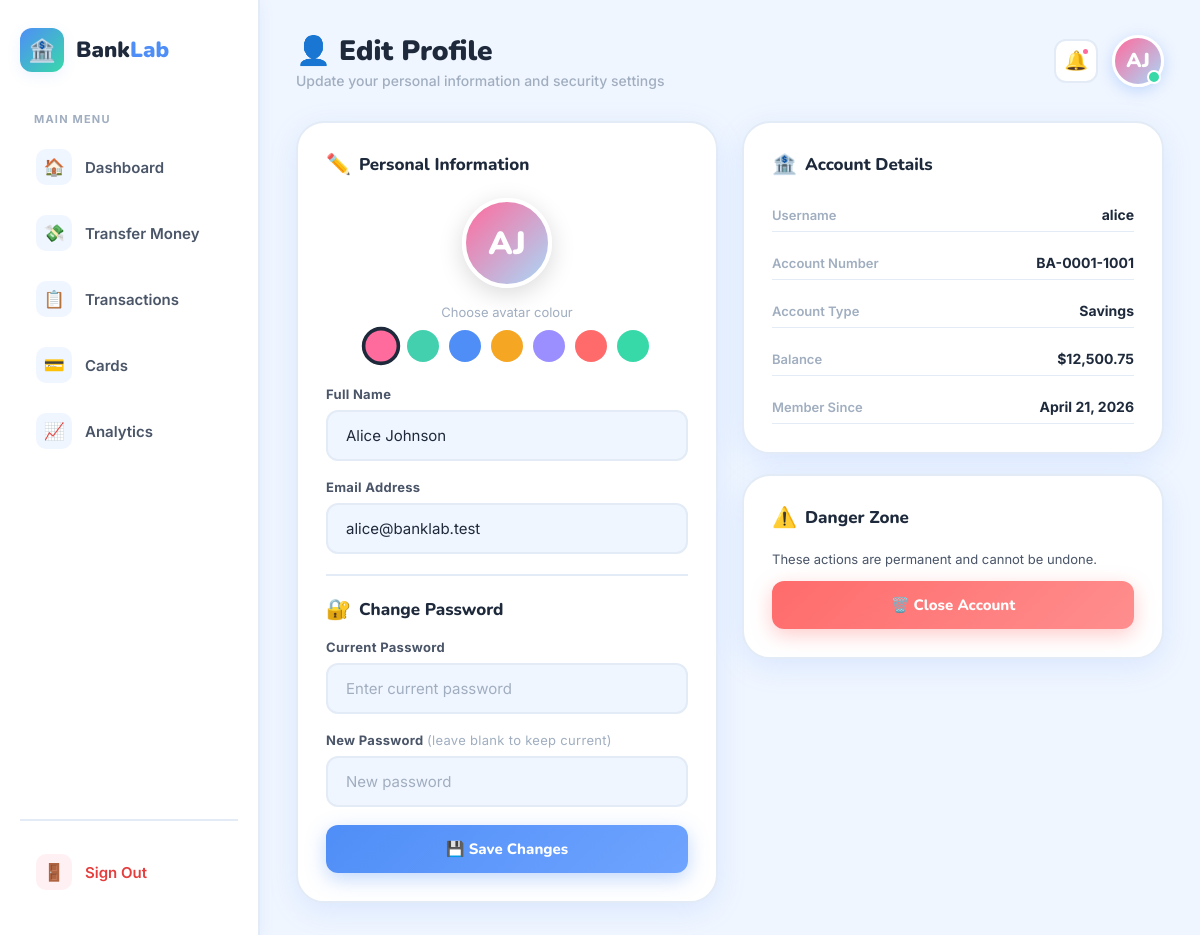
The app's page /profile.php (signed in) with its own data.
### tables this page shows
CREATE TABLE IF NOT EXISTS users (
    id INT AUTO_INCREMENT PRIMARY KEY,
    username VARCHAR(100) NOT NULL,
    password VARCHAR(100) NOT NULL,
    full_name VARCHAR(150) NOT NULL,
    email VARCHAR(150) NOT NULL,
    avatar_color VARCHAR(20) DEFAULT '#6C63FF',
    created_at TIMESTAMP DEFAULT CURRENT_TIMESTAMP
);

### profile.php (the view, shortened to what this page needs)
<?php
require_once 'db.php';
$user_id    = $_SESSION['user_id'];
$account_id = $_SESSION['account_id'];
$user = mysqli_fetch_assoc(mysqli_query($conn, "SELECT * FROM users WHERE id = $user_id"));
$acc  = mysqli_fetch_assoc(mysqli_query($conn, "SELECT * FROM accounts WHERE id = $account_id"));
$initials = strtoupper(substr($user['full_name'], 0, 1))
          . strtoupper(explode(' ', $user['full_name'])[1][0] ?? '');
$avatar_colors = ['#FF6B9D','#43D0AE','#4F8EF7','#F5A623','#9B8FFF','#FF6B6B','#38D9A9'];
?>
<!DOCTYPE html>
<html lang="en">
<head>
<link rel="stylesheet" href="assets/style.css"/>
</head>
<body>
<div class="page-wrap">
  <aside class="sidebar">
    <div class="logo"><div class="logo-icon">🏦</div><div class="logo-text">Bank<span>Lab</span></div></div>
    <p class="nav-label">Main Menu</p>
    <a href="dashboard.php?account_id=<?= $account_id ?>" class="nav-link"><div class="nav-icon">🏠</div> Dashboard</a>
    <a href="transfer.php" class="nav-link"><div class="nav-icon">💸</div> Transfer Money</a>
    <a href="transactions.php?account_id=<?= $account_id ?>" class="nav-link"><div class="nav-icon">📋</div> Transactions</a>
    <a href="cards.php" class="nav-link"><div class="nav-icon">💳</div> Cards</a>
    <a href="analytics.php" class="nav-link"><div class="nav-icon">📈</div> Analytics</a>
    <div class="sidebar-footer">
      <a href="logout.php" class="nav-link" style="color:#E53E3E;"><div class="nav-icon" style="background:#FFF0F3;">🚪</div> Sign Out</a>
    </div>
  </aside>
  <main class="main-content">
    <div class="topbar">
      <div>
        <div class="topbar-title">👤 Edit Profile</div>
        <div class="topbar-subtitle">Update your personal information and security settings</div>
      </div>
      <div class="topbar-right">
        <div class="notif-btn" onclick="window.location='notifications.php'" title="Notifications">🔔<div class="notif-dot"></div></div>
        <div class="avatar" style="background:linear-gradient(135deg,<?= htmlspecialchars($user['avatar_color']) ?>,#A8D8F8);">
          <?= $initials ?><div class="avatar-badge"></div>
        </div>
      </div>
    </div>
    <div class="two-col">
      <div class="card fade-in">
        <div class="card-title"><span class="card-icon">✏️</span> Personal Information</div>
        <div style="text-align:center;margin-bottom:24px;">
          <div class="avatar-lg" id="avatarPreview" style="background:linear-gradient(135deg,<?= htmlspecialchars($user['avatar_color']) ?>,#A8D8F8);">
            <?= $initials ?>
          </div>
          <p style="font-size:13px;color:var(--slate-light);margin-bottom:10px;">Choose avatar colour</p>
          <div style="display:flex;gap:10px;justify-content:center;flex-wrap:wrap;">
            <?php foreach ($avatar_colors as $col): ?>
            <div class="color-swatch <?= $col === $user['avatar_color'] ? 'selected' : '' ?>"
                 style="background:<?= $col ?>;"
                 data-color="<?= $col ?>"
                 onclick="pickColor(this)"></div>
            <?php endforeach; ?>
          </div>
        </div>
        <form method="POST" action="profile.php">
          <div class="form-group">
            <label class="form-label">Full Name</label>
            <input type="text" name="full_name" class="form-input"
                   value="<?= htmlspecialchars($user['full_name']) ?>" required/>
          </div>
          <div class="form-group">
            <label class="form-label">Email Address</label>
            <input type="email" name="email" class="form-input"
                   value="<?= htmlspecialchars($user['email']) ?>" required/>
          </div>
          <hr class="divider"/>
          <div class="card-title" style="margin-bottom:16px;"><span class="card-icon">🔐</span> Change Password</div>
          <div class="form-group">
            <label class="form-label">Current Password</label>
            <input type="password" name="cur_pass" class="form-input"
                   placeholder="Enter current password" required/>
          </div>
          <div class="form-group">
            <label class="form-label">New Password <span style="color:var(--slate-light);font-weight:400;">(leave blank to keep current)</span></label>
            <input type="password" name="new_pass" class="form-input" placeholder="New password"/>
          </div>
          <button type="submit" class="btn btn-primary btn-full">💾 Save Changes</button>
        </form>
      </div>
      <div style="display:flex;flex-direction:column;gap:20px;">
        <div class="card fade-in">
          <div class="card-title"><span class="card-icon">🏦</span> Account Details</div>
          <div style="display:flex;flex-direction:column;gap:14px;">
            <?php $rows = [
              ['label'=>'Username',       'value'=>$user['username']],
              ['label'=>'Account Number', 'value'=>$acc['account_number']],
              ['label'=>'Account Type',   'value'=>$acc['account_type']],
              ['label'=>'Balance',        'value'=>'$'.number_format($acc['balance'],2)],
              ['label'=>'Member Since',   'value'=>date('F j, Y', strtotime($user['created_at']))],
            ]; foreach ($rows as $r): ?>
            <div style="display:flex;justify-content:space-between;align-items:center;padding:8px 0;border-bottom:1.5px solid var(--border);">
              <span style="font-size:13px;color:var(--slate-light);font-weight:600;"><?= $r['label'] ?></span>
              <span style="font-size:14px;font-weight:700;color:var(--slate);"><?= htmlspecialchars($r['value']) ?></span>
            </div>
            <?php endforeach; ?>
          </div>
        </div>
        <div class="card fade-in">
          <div class="card-title"><span class="card-icon">⚠️</span> Danger Zone</div>
          <p style="font-size:13px;color:var(--slate-mid);margin-bottom:14px;">These actions are permanent and cannot be undone.</p>
          <button class="btn btn-danger btn-full" onclick="alert('Feature not available in this version.')">
            🗑️ Close Account
          </button>
        </div>
      </div>
    </div>
  </main>
</div>
</body>
</html>

### profile.php (style rules this page uses)
.avatar-lg { width: 90px; height: 90px; border-radius: 50%; display: flex; align-items: center; justify-content: center; font-family: var(--font-head); font-weight: 900; font-size: 32px; color: white; box-shadow: 0 6px 24px rgba(0,0,0,0.15); border: 4px solid white; margin: 0 auto 16px; }
.color-swatch { width: 32px; height: 32px; border-radius: 50%; cursor: pointer; border: 3px solid transparent; transition: transform .2s, border-color .2s; }
.color-swatch.selected { border-color: var(--slate); transform: scale(1.2); }

### records on screen
users: full_name "AJ", avatar_color "#FF6B9D" (drawn), full_name "Alice Johnson", email "alice@banklab.test"

### other values on screen
$r['label'] "Username"
$r['value'] "alice"
$r['label'] "Account Number"
$r['value'] "BA-0001-1001"
$r['label'] "Account Type"
$r['value'] "Savings"
$r['label'] "Balance"
$r['value'] "$12,500.75"
$r['label'] "Member Since"
$r['value'] "April 21, 2026"
